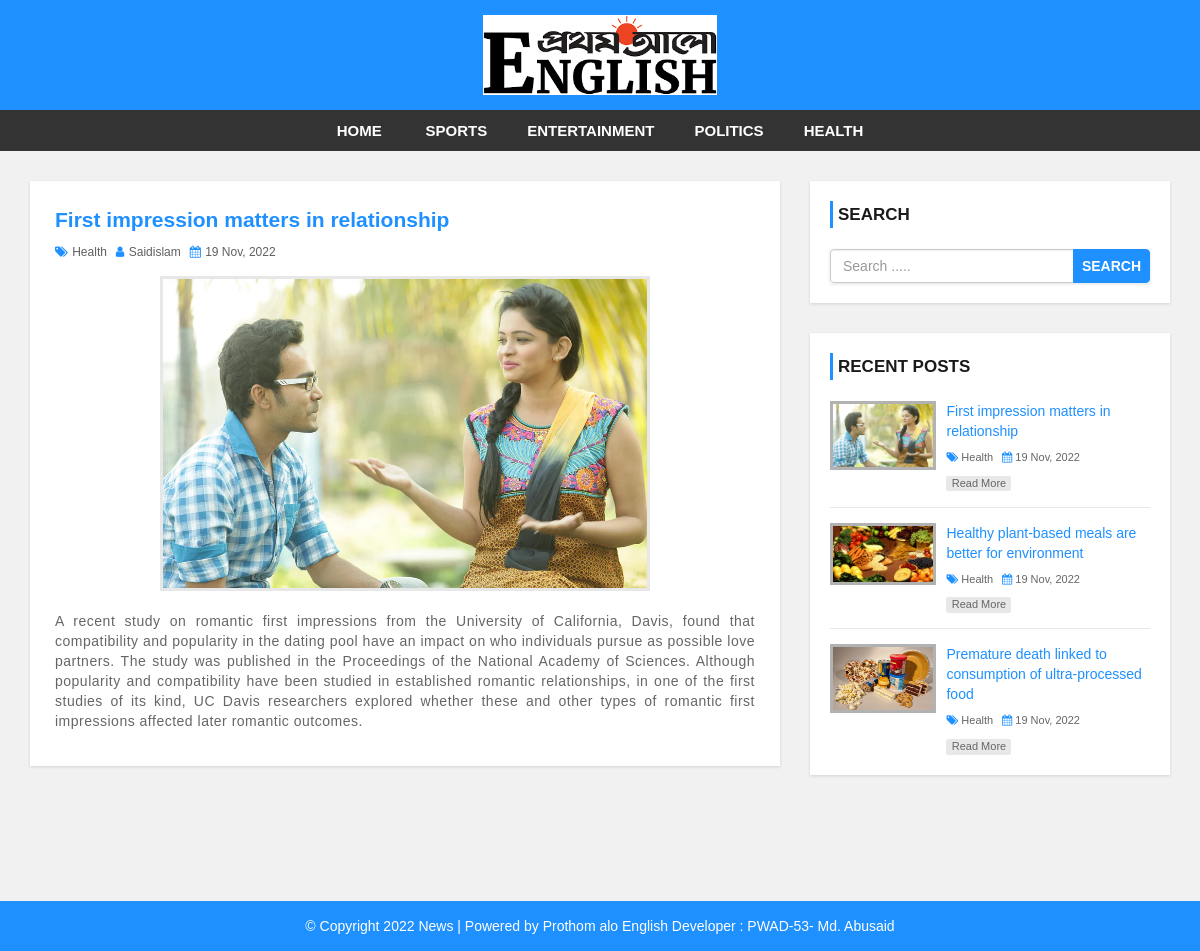
/single.php?id=49, run on the app's committed database.
### tables this page shows
CREATE TABLE `settings` (
  `id` int(11) NOT NULL,
  `websitename` varchar(60) NOT NULL,
  `logo` varchar(50) NOT NULL,
  `footerdesc` varchar(255) NOT NULL
);

CREATE TABLE `category` (
  `category_id` int(11) NOT NULL,
  `category_name` varchar(100) NOT NULL,
  `post` int(11) NOT NULL DEFAULT 0
);

CREATE TABLE `post` (
  `post_id` int(11) NOT NULL,
  `title` varchar(100) NOT NULL,
  `description` text NOT NULL,
  `category` varchar(100) NOT NULL,
  `post_date` varchar(50) NOT NULL,
  `author` int(11) NOT NULL,
  `post_img` varchar(100) NOT NULL
);

CREATE TABLE `user` (
  `user_id` int(10) UNSIGNED NOT NULL,
  `first_name` varchar(30) NOT NULL,
  `last_name` varchar(30) NOT NULL,
  `username` varchar(30) DEFAULT NULL,
  `password` varchar(40) DEFAULT NULL,
  `role` int(11) NOT NULL
);

### config.php (called while the page is built, shortened)
<?php
$hostname = "http://localhost/news-site";
?>

### single.php (the view)
<?php include 'header.php'; ?>
    <div id="main-content">
        <div class="container">
            <div class="row">
                <div class="col-md-8">
                    <div class="post-container">
                      <?php
                        include "config.php";
                        $post_id = $_GET['id'];
                        $sql = "SELECT post.post_id, post.title, post.description,post.post_date,post.author,
                        category.category_name,user.username,post.category,post.post_img FROM post
                        LEFT JOIN category ON post.category = category.category_id
                        LEFT JOIN user ON post.author = user.user_id
                        WHERE post.post_id = {$post_id}";
                        $result = mysqli_query($conn, $sql) or die("Query Failed.");
                        if(mysqli_num_rows($result) > 0){
                          while($row = mysqli_fetch_assoc($result)) {
                      ?>
                        <div class="post-content single-post">
                            <h3><?php echo $row['title']; ?></h3>
                            <div class="post-information">
                                <span>
                                    <i class="fa fa-tags" aria-hidden="true"></i>
                                    <a href='category.php?cid=<?php echo $row['category']; ?>'><?php echo $row['category_name']; ?></a>
                                </span>
                                <span>
                                    <i class="fa fa-user" aria-hidden="true"></i>
                                    <a href='author.php?aid=<?php echo $row['author']; ?>'><?php echo $row['username']; ?></a>
                                </span>
                                <span>
                                    <i class="fa fa-calendar" aria-hidden="true"></i>
                                    <?php echo $row['post_date']; ?>
                                </span>
                            </div>
                            <img class="single-feature-image" src="admin/upload/<?php echo $row['post_img']; ?>" alt=""/>
                            <p class="description">
                                <?php echo $row['description']; ?>
                            </p>
                        </div>
                        <?php
                          }
                        }else{
                          echo "<h2>No Record Found.</h2>";
                        }
                        ?>
                    </div>
                </div>
                <?php include 'sidebar.php'; ?>
            </div>
        </div>
    </div>
<?php include 'footer.php'; ?>

### header.php (shortened to what this page needs)
<?php
  include "config.php";
?>
<!DOCTYPE html>
<html lang="en">
<head>
    <link rel="stylesheet" href="css/bootstrap.min.css" />
    <link rel="stylesheet" href="css/font-awesome.css">
    <link rel="stylesheet" href="css/style.css">
</head>
<body>
<div id="header">
    <div class="container">
        <div class="row">
            <div class=" col-md-offset-4 col-md-4">
              <?php
                include "config.php";
                $sql = "SELECT * FROM settings";
                $result = mysqli_query($conn, $sql) or die("Query Failed.");
                if(mysqli_num_rows($result) > 0){
                  while($row = mysqli_fetch_assoc($result)) {
                    if($row['logo'] == ""){
                      echo '<a href="index.php"><h1>'.$row['websitename'].'</h1></a>';
                    }else{
                      echo '<a href="index.php" id="logo"><img src="admin/images/'. $row['logo'] .'"></a>';
                    }
                  }
                }
                ?>
            </div>
        </div>
    </div>
</div>
<div id="menu-bar">
    <div class="container">
        <div class="row">
            <div class="col-md-12">
              <?php
                include "config.php";
                $sql = "SELECT * FROM category WHERE post > 0";
                $result = mysqli_query($conn, $sql) or die("Query Failed. : Category");
                if(mysqli_num_rows($result) > 0){
                  $active = "";
              ?>
                <ul class='menu'>
                  <li><a href='<?php echo $hostname; ?>'>Home</a></li>
                  <?php while($row = mysqli_fetch_assoc($result)) {
                    echo "<li><a class='{$active}' href='category.php?cid={$row['category_id']}'>{$row['category_name']}</a></li>";
                  } ?>
                </ul>
                <?php } ?>
            </div>
        </div>
    </div>
</div>

### sidebar.php
<div id="sidebar" class="col-md-4">
    <div class="search-box-container">
        <h4>Search</h4>
        <form class="search-post" action="search.php" method ="GET">
            <div class="input-group">
                <input type="text" name="search" class="form-control" placeholder="Search .....">
                <span class="input-group-btn">
                    <button type="submit" class="btn btn-danger">Search</button>
                </span>
            </div>
        </form>
    </div>
    <div class="recent-post-container">
        <h4>Recent Posts</h4>
        <?php
        include "config.php";
        $limit = 3;
        $sql = "SELECT post.post_id, post.title, post.post_date,
        category.category_name,post.category,post.post_img FROM post
        LEFT JOIN category ON post.category = category.category_id
        ORDER BY post.post_id DESC LIMIT {$limit}";
        $result = mysqli_query($conn, $sql) or die("Query Failed. : Recent Post");
        if(mysqli_num_rows($result) > 0){
          while($row = mysqli_fetch_assoc($result)) {
      ?>
        <div class="recent-post">
            <a class="post-img" href="single.php?id=<?php echo $row['post_id']; ?>">
                <img src="admin/upload/<?php echo $row['post_img']; ?>" alt=""/>
            </a>
            <div class="post-content">
                <h5><a href="single.php?id=<?php echo $row['post_id']; ?>"><?php echo $row['title']; ?></a></h5>
                <span>
                    <i class="fa fa-tags" aria-hidden="true"></i>
                    <a href='category.php?cid=<?php echo $row['category']; ?>'><?php echo $row['category_name']; ?></a>
                </span>
                <span>
                    <i class="fa fa-calendar" aria-hidden="true"></i>
                    <?php echo $row['post_date']; ?>
                </span>
                <a class="read-more" href="single.php?id=<?php echo $row['post_id']; ?>">read more</a>
            </div>
        </div>
    <?php
      }
    }
    ?>
    </div>
</div>

### footer.php
<div id ="footer">
    <div class="container">
        <div class="row">
            <div class="col-md-12">
              <?php
                include "config.php";
                $sql = "SELECT * FROM settings";
                $result = mysqli_query($conn, $sql) or die("Query Failed.");
                if(mysqli_num_rows($result) > 0){
                  while($row = mysqli_fetch_assoc($result)) {
              ?>
                <span><?php echo $row['footerdesc']; ?></span>
              <?php
                }
              }
              ?>
            </div>
        </div>
    </div>
</div>
</body>
</html>

### css/style.css (style rules this page uses)
body { background: #f1f1f1; font-family: sans-serif,arial,Helvetica; }
a, a:hover, a:focus { text-decoration: none; outline: none; }
ul { margin:0; padding:0; list-style:none; }
form { background: #fff; padding: 25px; box-shadow:0 1px 3px rgba(0, 0, 0, 0.13); }
#header { background: #1e90ff; text-align: center; padding: 15px; }
#logo { display: inline-block; width: 65%; }
#logo img { width: 100%; }
#menu-bar { background: #333; text-align: center; }
#menu-bar .menu > li { display: inline-block; }
.menu > li > a { padding: 10px 20px; display: block; text-transform: uppercase; color: #fff; font-size: 15px; font-weight:600; transition:all 0.5s ease 0s; }
#main-content { padding: 30px 0; min-height: 750px; }
#main-content .post-container { background-color: #fff; padding: 25px; box-shadow: 0 1px 3px rgba(0, 0, 0, 0.13); }
#main-content .post-content { border-bottom: 1px solid #d1d1d1; padding: 0 0 30px; margin-bottom:30px; }
#main-content .post-content img { width: 100%; }
#main-content .post-content h3 { font-size: 21px; line-height: 28px; font-weight: 600; margin: 0 0 7px; }
#main-content .post-content .post-information span { color: #606060; font-size: 12px; text-transform: capitalize; margin: 0 5px 5px 0; display: inline-block; }
#main-content .post-content .post-information i { color: #1e90ff; margin-right: 1px; }
#main-content .post-content .post-information a { color: #606060; text-decoration: none; }
#main-content .post-content p, #main-content .single-post p { color: #666; font-size: 14px; letter-spacing: 0.5px; margin:0 0 10px; }
#main-content .post-content a.read-more { color: #fff; background-color: #1E90FF; font-size: 12px; text-transform: capitalize; padding: 3px 8px; border-radius: 2px; transition: all 0.3s; }
#main-content .single-post { border: none; margin-bottom: 0; padding-bottom: 0; }
#main-content .single-post h3 { color: #1e90ff; }
#main-content .single-post .post-information { margin: 0 0 10px; }
#main-content .single-post p { text-align: justify; }
#main-content .single-post img.single-feature-image { width: 70%; margin: 0 auto 20px; display: block; border: 3px solid #e7e7e7; }
i.fa { color:#222; }
#sidebar h4 { color: #1A1A1A; font-size: 17px; line-height: 27px; font-weight:600; text-transform: uppercase; padding: 0 0 0 5px; margin: 0 0 21px; border-left: 3px solid #1e90ff; }
#sidebar .search-box-container { background-color: #fff; padding: 20px; margin: 0 0 30px; box-shadow: 0 1px 3px rgba(0, 0, 0, 0.13); }
#sidebar .search-post { padding: 0; }
#sidebar .search-post input { color: #606060; }
#sidebar .search-post .btn { font-weight: 600; text-transform: uppercase; padding: 6px 8px; background-color: #1E90FF; border-color: #1E90FF; outline: none; }
#sidebar .recent-post-container { padding: 20px; background: #fff; box-shadow: 0 1px 3px rgba(0, 0, 0, 0.13); }
#sidebar .recent-post { border-bottom: 1px solid #e7e7e7; padding: 0 0 15px; margin: 0 0 15px; }
#sidebar .recent-post:last-child { margin: 0; padding: 0; border: none; }
#sidebar .recent-post .post-img { display: inline-block; width: 33%; border: 3px solid rgba(0,0,0,0.3); vertical-align: top; transition: border .3s; }
#sidebar .recent-post .post-img img { width: 100%; }
#sidebar .recent-post .post-content { width: 65%; display: inline-block; border: none; padding: 0 0 0 7px; margin: 0; }
#sidebar .recent-post h5 { font-size: 14px; line-height: 20px; margin: 0 0 5px; }
#sidebar .recent-post h5 a { color: #1E90FF; }
#sidebar .recent-post span { color: #666; font-size: 11px; display: inline-block; margin: 0 5px 10px 0; }
#sidebar .recent-post span a { color: #666; }
#sidebar .recent-post span i { color: #1E90FF; }
#sidebar .recent-post a.read-more { color: #666; background-color: rgba(0,0,0,0.09); width: 65px; font-size: 11px; text-align: center; padding: 0; display: block; transition: all 0.3s; }
#footer { color: #fff; padding:15px 0; text-align:center; background-color:#1e90ff; }
#footer a { color:#fff; }

### data on the page
settings: logo (picture), footerdesc "© Copyright 2022 News | Powered by Prothom alo English Developer : PWAD-53- Md. Abusaid"
category: category_name "SPORTS"
category: category_name "ENTERTAINMENT"
category: category_name "POLITICS"
category: category_name "HEALTH"
post: title "First impression matters in relationship", category.category_name "Health", user.username "Saidislam", post_date "19 Nov, 2022", post_img (picture), description "A recent study on romantic first impressions from the University of California, Davis, found that compatibility and popularity in the dating pool have an impact on who individuals pursue as possible love partners. The study was published in the Proceedings of the National Academy of Sciences. Although popularity and compatibility have been studied in established romantic relationships, in one of the first studies of its kind, UC Davis researchers explored whether these and other types of romantic first impressions affected later romantic outcomes."
post: post_img (picture), title "Healthy plant-based meals are better for environment", category.category_name "Health", post_date "19 Nov, 2022"
post: post_img (picture), title "Premature death linked to consumption of ultra-processed food", category.category_name "Health", post_date "19 Nov, 2022"
